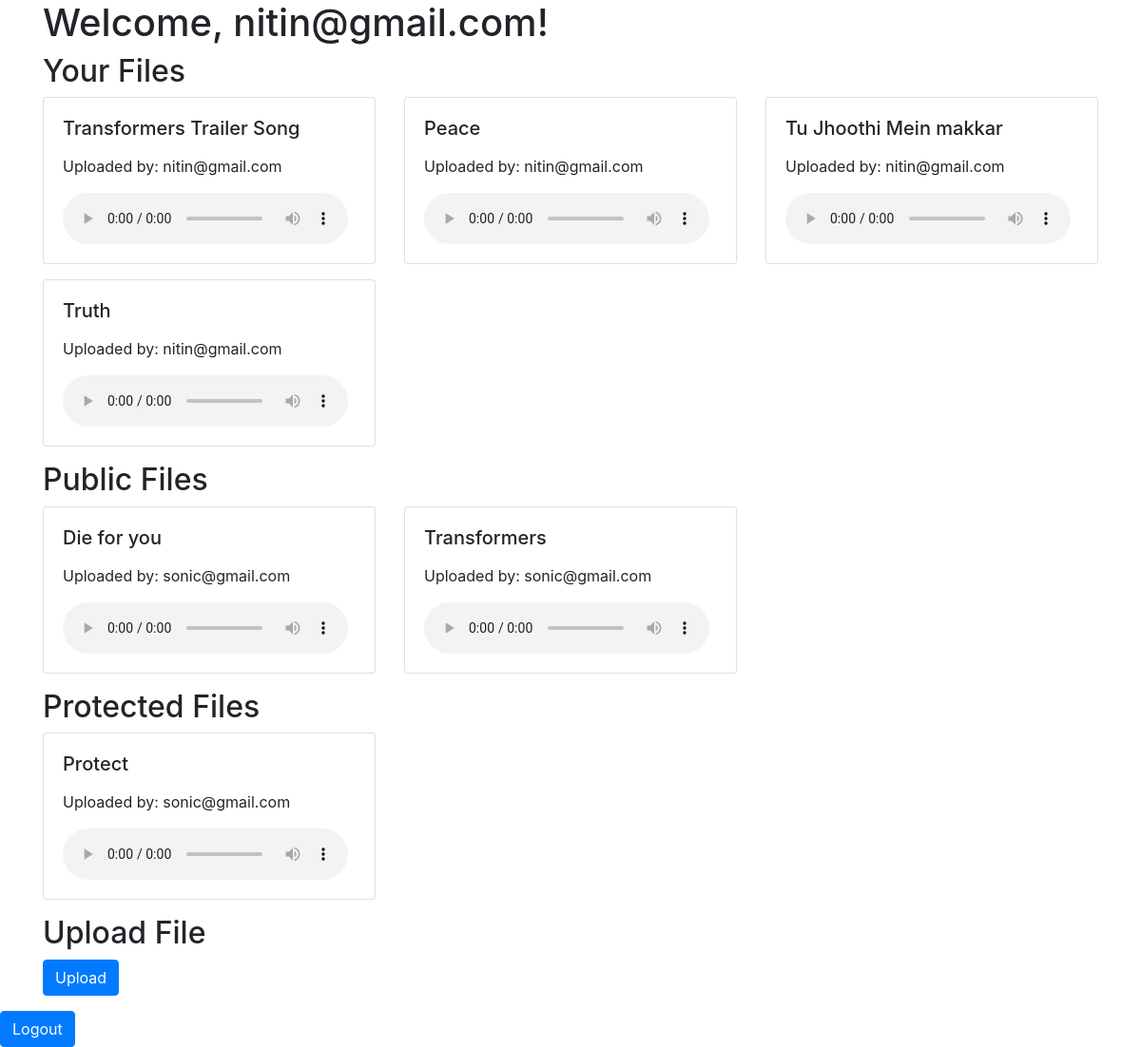
The app's page / (signed in) with its own data.
### Sonic_registration/models.py (models this page shows)
class Login(models.Model):
    email = models.EmailField("Email",max_length=100)
    password = models.CharField(max_length=128)
    def __str__(self):
        return self.email

class File(models.Model):
    ACCESS_CHOICES = (
        ('public', 'Public'),
        ('private', 'Private'),
        ('protected', 'Protected'),
    )
    name = models.CharField("Name", max_length=100)
    file = models.FileField(upload_to='files/', validators=[FileExtensionValidator(['mp3'])])
    uploader = models.ForeignKey(Login, on_delete=models.CASCADE)
    access_type = models.CharField(choices=ACCESS_CHOICES, default='private', max_length=10)
    allowed_emails = models.TextField(blank = True)
    def get_allowed_emails(self):
        return self.allowed_emails.split(',') if self.allowed_emails else []
    def __str__(self):
        return self.name

### Sonic_registration/views.py (the view, shortened to what this page needs)
# urls.py: path('', IndexView.as_view(), name='index'),  # Swap the order of login/ and ''
class IndexView(LoginRequiredMixin, View):
    print("IndexView called")
    login_url = '/login/'
    redirect_field_name = 'redirect_to'
    template_name = 'home.html'
    print("IndexView called 2 ")
    def get(self, request):
        print("IndexView called 3")
        email_id =   request.session.get('email')
        print("Email ID:", email_id)
        if email_id:
            try:
                print("Trying to get user")
                user = Login.objects.get(email=email_id)
                print(user)
                user_files = File.objects.filter(uploader=user)
                protected_files = File.objects.filter(access_type='protected', allowed_emails__contains=user.email)
                public_files = File.objects.filter(access_type='public').exclude(uploader=user)
                print("User:", user)
                print("User Files:", user_files)
                print("Public Files:", public_files)
                context = {
                    'name': user.email,
                    'user_files': user_files,
                    'public_files': public_files,
                    'protected_files': protected_files,
                    'media_url': settings.MEDIA_URL,
                }
                return render(request, self.template_name, context)
            except Login.DoesNotExist:
                print("IndexView called 4")
                return redirect('login')
        else:
            print("IndexView called 5")
            return redirect('login')

### Sonic_registration/templates/home.html (shortened to what this page needs)
<link rel="stylesheet" href="https://stackpath.bootstrapcdn.com/bootstrap/4.5.2/css/bootstrap.min.css">
{% block content %}
<div class="container">
    <h1>Welcome, {{ name }}!</h1>
    <h2>Your Files</h2>
    <div class="row">
        {% for file in user_files %}
        <div class="col-md-4 mb-3">
            <div class="card">
                <div class="card-body">
                    <h5 class="card-title">{{ file.name }}</h5>
                    <p class="card-text">Uploaded by: {{ file.uploader.email }}</p>
                    <audio controls>
                        <source src="{{ file.file.url }}" type="audio/mp3">
                    </audio>
                </div>
            </div>
        </div>
        {% endfor %}
    </div>
    <h2>Public Files</h2>
    <div class="row">
        {% for file in public_files %}
        <div class="col-md-4 mb-3">
            <div class="card">
                <div class="card-body">
                    <h5 class="card-title">{{ file.name }}</h5>
                    <p class="card-text">Uploaded by: {{ file.uploader.email }}</p>
                    <audio controls>
                        <source src="{{ file.file.url }}" type="audio/mp3">
                    </audio>
                </div>
            </div>
        </div>
        {% endfor %}
    </div>
    <h2>Protected Files</h2>
    <div class="row">
        {% for file in protected_files %}
            {% if user.email in file.get_allowed_emails %}
                <div class="col-md-4 mb-3">
                    <div class="card">
                        <div class="card-body">
                            <h5 class="card-title">{{ file.name }}</h5>
                            <p class="card-text">Uploaded by: {{ file.uploader.email }}</p>
                            <audio controls>
                                <source src="{{ file.file.url }}" type="audio/mp3">
                            </audio>
                        </div>
                    </div>
                </div>
            {% endif %}
        {% endfor %}
    </div>
    <h2>Upload File</h2>
    <form method="post" enctype="multipart/form-data">
        <button type="submit" class="btn btn-primary">Upload</button>
    </form>
</div>
<a href="{% url 'logout' %}" class="btn btn-primary">Logout</a>
{% endblock %}

### records on screen
Login: email "nitin@gmail.com"
File: name "Transformers Trailer Song", uploader.email "nitin@gmail.com"
File: name "Peace", uploader.email "nitin@gmail.com"
File: name "Tu Jhoothi Mein makkar", uploader.email "nitin@gmail.com"
File: name "Truth", uploader.email "nitin@gmail.com"
File: name "Die for you", uploader.email "sonic@gmail.com"
File: name "Transformers", uploader.email "sonic@gmail.com"
File: name "Protect", uploader.email "sonic@gmail.com"
